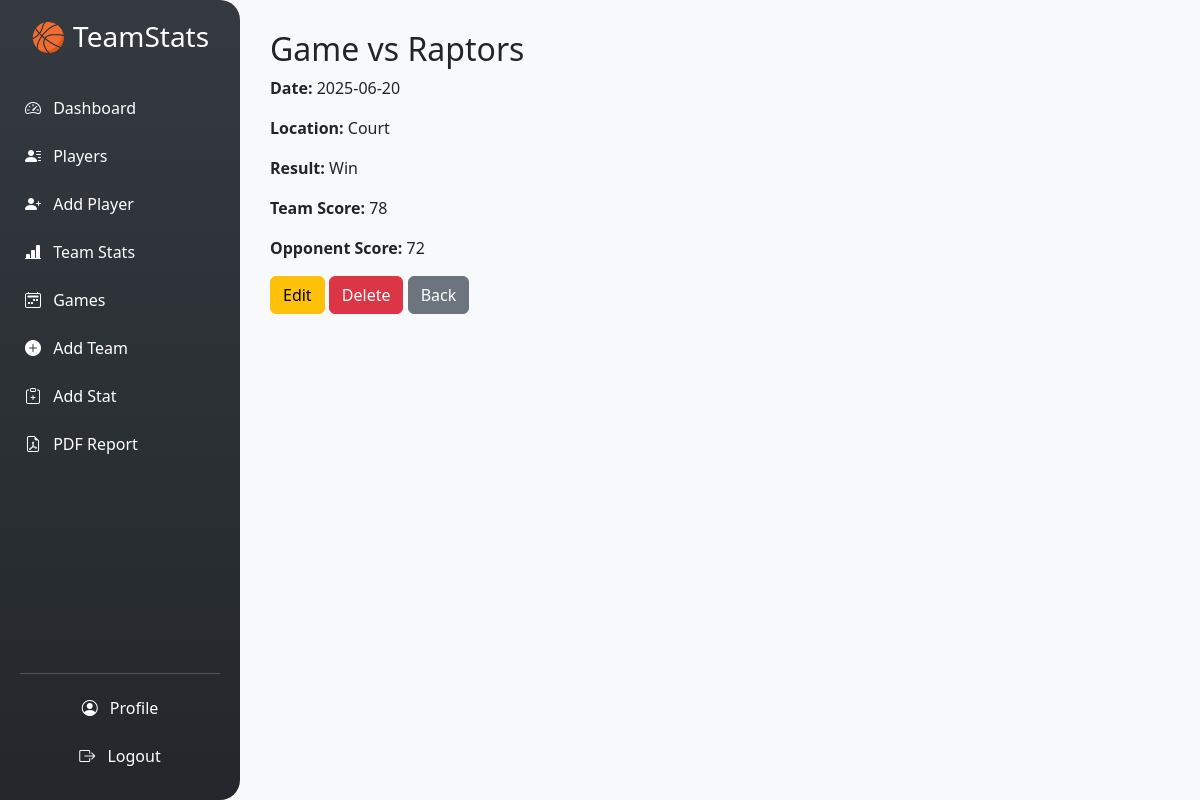
Page /games/1 (signed in) on the committed database.
### app/models.py (models this page shows)
class Game(db.Model):
    id = db.Column(db.Integer, primary_key=True)
    date = db.Column(db.Date, nullable=False)
    opponent = db.Column(db.String(100), nullable=False)
    location = db.Column(db.String(100))
    result = db.Column(db.String(10))
    team_score = db.Column(db.Integer)
    opponent_score = db.Column(db.Integer)
    team_id = db.Column(db.Integer, db.ForeignKey('team.id'), nullable=True)
    team = db.relationship('Team', back_populates='games')

### app/routes/games.py (the view)
@games_bp.route('/<int:game_id>')
@login_required
def view_game(game_id):
    game = Game.query.get_or_404(game_id)
    return render_template('view_game.html', game=game)

### app/__init__.py (called while the page is built)
def create_app():
    app = Flask(__name__, instance_relative_config=True)
    app.config['SQLALCHEMY_DATABASE_URI'] = 'sqlite:///basketball.db'
    app.config['SQLALCHEMY_TRACK_MODIFICATIONS'] = False
    app.secret_key = os.environ.get("SECRET_KEY")
    db.init_app(app)
    migrate.init_app(app, db)
    login_manager = LoginManager()
    login_manager.login_view = "auth.login"
    login_manager.init_app(app)
    @login_manager.user_loader
    def load_user(user_id):
        return User.query.get(int(user_id))
    app.register_blueprint(core_bp)
    app.register_blueprint(auth_bp)
    app.register_blueprint(dashboard_bp)
    app.register_blueprint(players_bp)
    app.register_blueprint(teams_bp)
    app.register_blueprint(games_bp)
    app.register_blueprint(reports_bp)
    return app

### app/templates/view_game.html
{% extends 'base.html' %}
{% block content %}
<h2>Game vs {{ game.opponent }}</h2>
<p><strong>Date:</strong> {{ game.date }}</p>
<p><strong>Location:</strong> {{ game.location }}</p>
<p><strong>Result:</strong> {{ game.result }}</p>
<p><strong>Team Score:</strong> {{ game.team_score }}</p>
<p><strong>Opponent Score:</strong> {{ game.opponent_score }}</p>
<a href="{{ url_for('games.edit_game', game_id=game.id) }}" class="btn btn-warning">Edit</a>
<form action="{{ url_for('games.delete_game', game_id=game.id) }}" method="POST" style="display:inline;">
    <button class="btn btn-danger" onclick="return confirm('Delete this game?')">Delete</button>
</form>
<a href="{{ url_for('games.games') }}" class="btn btn-secondary">Back</a>
{% endblock %}

### app/templates/base.html (style rules this page uses)
body { margin: 0; font-family: 'Segoe UI', sans-serif; background-color: #f8f9fa; }

### rows in the picture
Game: opponent "Raptors", date "2025-06-20", location "Court", result "Win", team_score "78", opponent_score "72"
